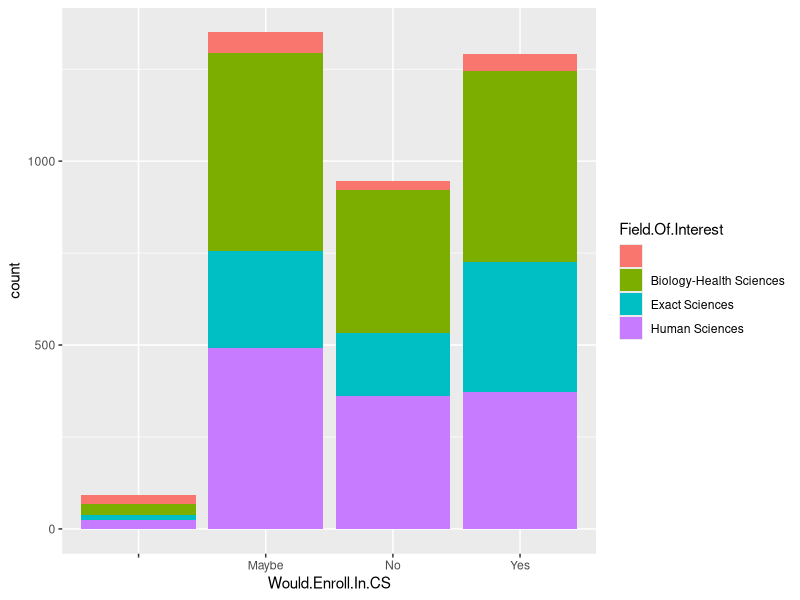
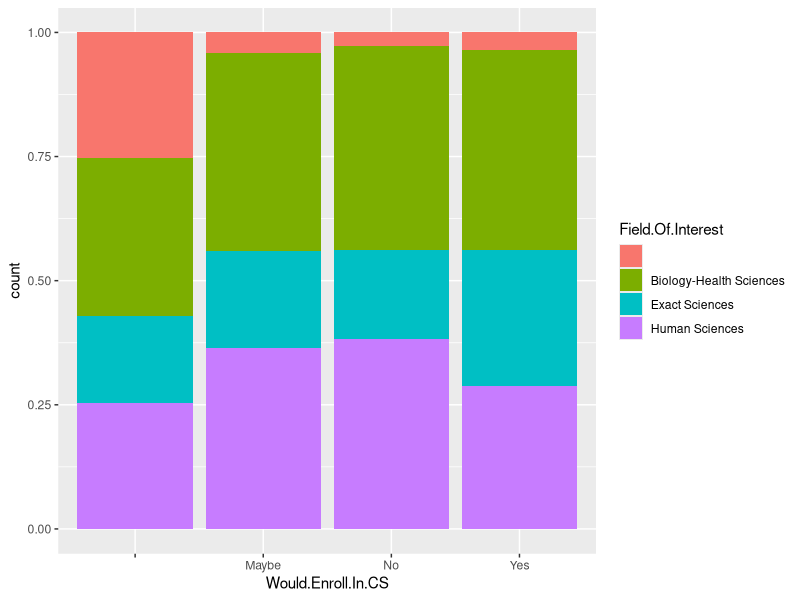
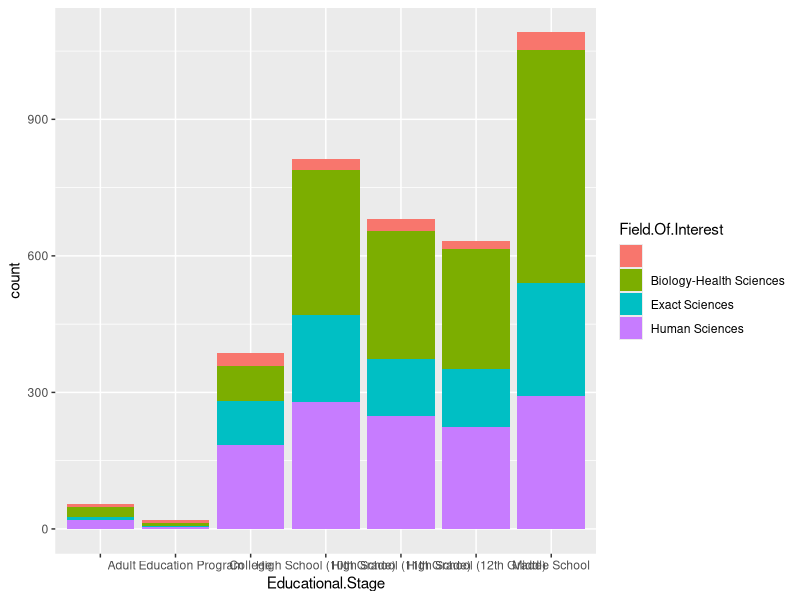
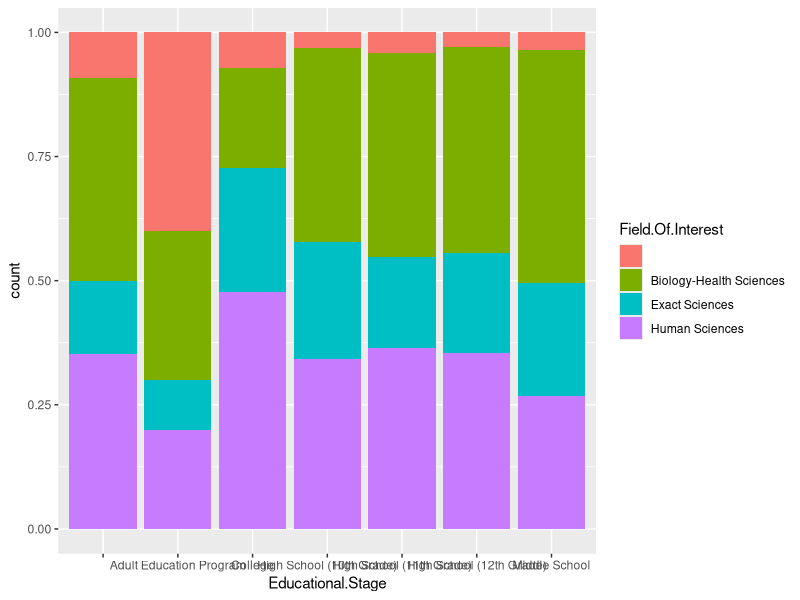

These figures' R source, in order: (Note: this script raises an error after producing the figures.)
## ---- chunk 1
require(dplyr)
require(ggplot2)
## ---- chunk 2
workingdata <- read.csv("data.csv", header = TRUE, stringsAsFactors=TRUE)
numericworkingdata <- read.csv("data.csv", header = TRUE, stringsAsFactors=FALSE)
names(workingdata)
## ---- chunk 3
workingdata %>%
  group_by(Gender) %>%
  summarize(total = n())
## ---- chunk 4
workingdata <- workingdata[workingdata$Gender == 'F',]
numericworkingdata <- numericworkingdata[numericworkingdata$Gender == 'F',]
## ---- chunk 5
numericworkingdata[,5:38][numericworkingdata[,5:38] == "No"] = 0
numericworkingdata[,5:38][numericworkingdata[,5:38] == "Yes"] = 1
numericworkingdata[,5:38][numericworkingdata[,5:38] == "Maybe"] = 2
## ---- chunk 6
numericworkingdata$Field.Of.Interest[numericworkingdata$Field.Of.Interest == "Human Sciences"] = 0
numericworkingdata$Field.Of.Interest[numericworkingdata$Field.Of.Interest == "Biology-Health Sciences"] = 1
numericworkingdata$Field.Of.Interest[numericworkingdata$Field.Of.Interest == "Exact Sciences"] = 2
## ---- chunk 7
cols <- c(4,5,8:38)
numericworkingdata[cols] <- lapply(numericworkingdata[cols], factor)
## ---- chunk 8
ggplot(workingdata, aes(x = Would.Enroll.In.CS, fill=Field.Of.Interest)) +
  geom_histogram(stat = "count")
## ---- chunk 9

table(workingdata$Field.Of.Interest[workingdata$Would.Enroll.In.CS == "Yes"])
## ---- chunk 10
ggplot(workingdata, aes(x = Would.Enroll.In.CS, fill=Field.Of.Interest)) +
  geom_histogram(stat = "count", position="fill")
## ---- chunk 11
ggplot(workingdata, aes(x=Educational.Stage, fill=Field.Of.Interest)) +
  geom_histogram(stat="count")
## ---- chunk 12
ggplot(workingdata, aes(x=Educational.Stage, fill=Field.Of.Interest)) +
  geom_histogram(stat="count", position = "fill")
## ---- chunk 13
perguntas_selecionadas = c("Most.CS.Students.Are.Male", "CS.Requires.Knowledge.In.Computers", "Higher.Education.Required.To.Work.In.CS", "Family.Approves.CS.Major", "CS.Has.Low.Employability", "CS.Work.Has.Long.Hours", "CS.Is.Prestigious", "CS.Provides.Good.Wages", "Uses.Computer.At.Home", "Uses.Computer.At.School", "Uses.Computer.At.Library", "Uses.Computer.At.Digital.Inclusion.Center", "Has.Used.Text.Editor", "Has.Used.Image.Editor", "Has.Used.Spreadsheet", "Has.Used.Database", "Has.Used.Internet", "Has.Used.For.Creating.Web.Pages", "Has.Used.For.Development", "Has.Used.Other.Softwares")
## ---- chunk 14
attach(numericworkingdata)
par(mfrow=c(4,4))
hist(Most.CS.Students.Are.Male, main="Histogram of Males")
hist(wt, main="Histogram of wt")
hist(wt, main="Histogram of wt")
hist(wt, main="Histogram of wt")
hist(wt, main="Histogram of wt")
